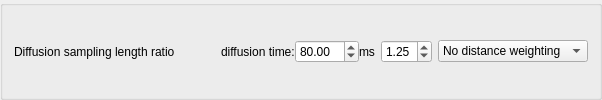
         <widget class="QGroupBox" name="GQIOption_2">
          <layout class="QHBoxLayout" name="GQIOption">
           <property name="topMargin">
            <number>6</number>
           </property>
           <property name="bottomMargin">
            <number>6</number>
           </property>
           <item>
            <widget class="QLabel" name="label_7">
             <property name="text">
              <string>Diffusion sampling length ratio</string>
             </property>
            </widget>
           </item>
           <item>
            <widget class="QWidget" name="gqi_spectral" native="true">
             <layout class="QHBoxLayout" name="horizontalLayout_26">
              <property name="spacing">
               <number>0</number>
              </property>
              <property name="leftMargin">
               <number>0</number>
              </property>
              <property name="topMargin">
               <number>0</number>
              </property>
              <property name="rightMargin">
               <number>0</number>
              </property>
              <property name="bottomMargin">
               <number>0</number>
              </property>
              <item>
               <spacer name="horizontalSpacer_9">
                <property name="orientation">
                 <enum>Qt::Horizontal</enum>
                </property>
                <property name="sizeHint" stdset="0">
                 <size>
                  <width>40</width>
                  <height>20</height>
                 </size>
                </property>
               </spacer>
              </item>
              <item>
               <widget class="QLabel" name="label_19">
                <property name="text">
                 <string>diffusion time:</string>
                </property>
               </widget>
              </item>
              <item>
               <widget class="QDoubleSpinBox" name="diffusion_time">
                <property name="maximum">
                 <double>200.000000000000000</double>
                </property>
                <property name="singleStep">
                 <double>2.000000000000000</double>
                </property>
                <property name="value">
                 <double>80.000000000000000</double>
                </property>
               </widget>
              </item>
              <item>
               <widget class="QLabel" name="label_18">
                <property name="text">
                 <string>ms</string>
                </property>
               </widget>
              </item>
             </layout>
            </widget>
           </item>
           <item>
            <widget class="QDoubleSpinBox" name="diffusion_sampling">
             <property name="maximumSize">
              <size>
               <width>75</width>
               <height>16777215</height>
              </size>
             </property>
             <property name="decimals">
              <number>2</number>
             </property>
             <property name="minimum">
              <double>0.000000000000000</double>
             </property>
             <property name="maximum">
              <double>3.000000000000000</double>
             </property>
             <property name="singleStep">
              <double>0.050000000000000</double>
             </property>
             <property name="value">
              <double>1.250000000000000</double>
             </property>
            </widget>
           </item>
           <item>
            <widget class="QComboBox" name="ODFDef">
             <property name="maximumSize">
              <size>
               <width>150</width>
               <height>16777215</height>
              </size>
             </property>
             <item>
              <property name="text">
               <string>No distance weighting</string>
              </property>
             </item>
             <item>
              <property name="text">
               <string>r-squared weighted</string>
              </property>
             </item>
            </widget>
           </item>
          </layout>
         </widget>
